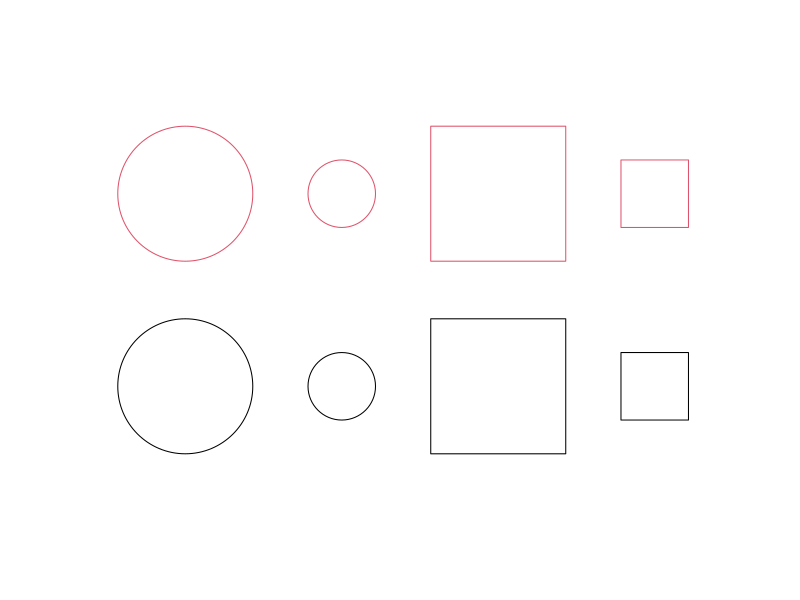
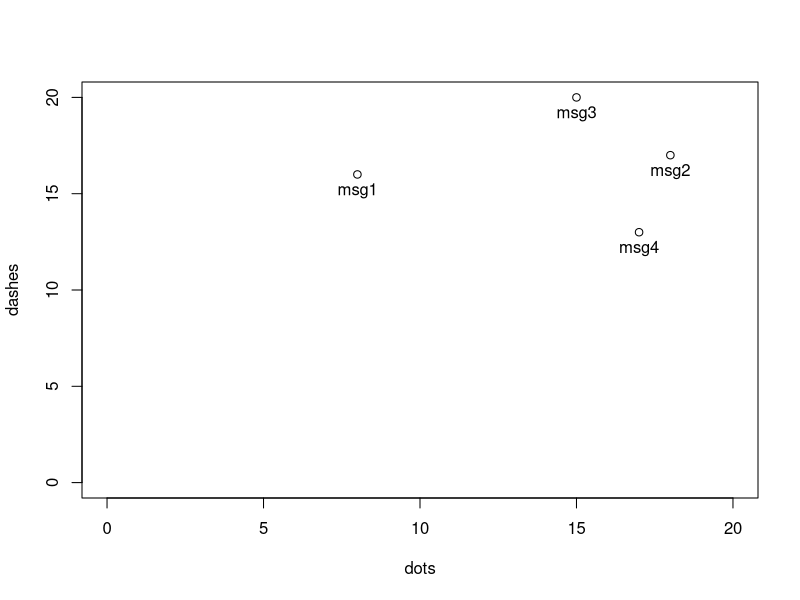
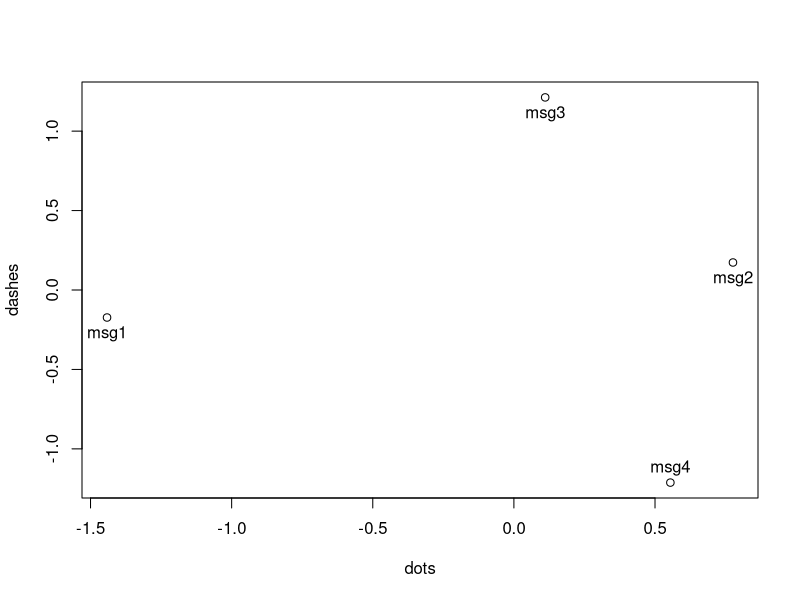
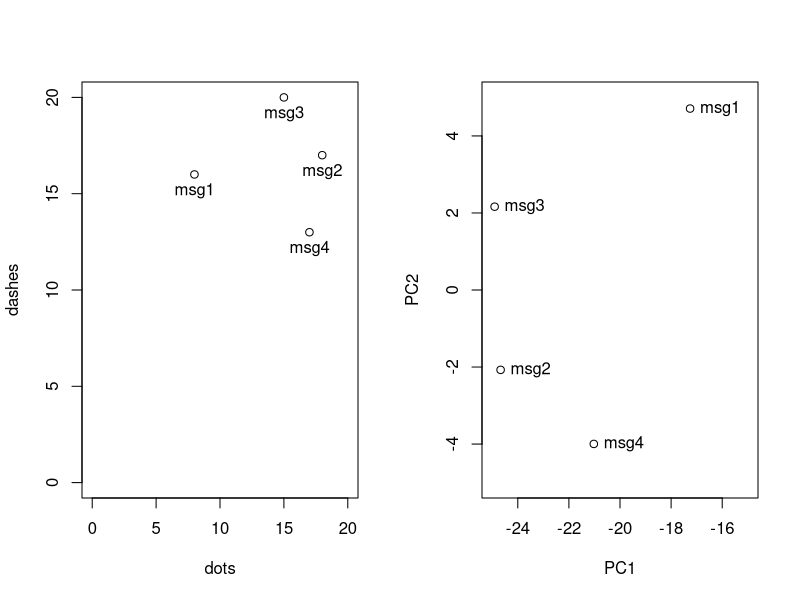

Reproduce these figures in R, in order.
## ---- chunk 1
knitr::opts_chunk$set(echo = TRUE)
## ---- chunk 2
plot(
  c(1, 2, 3, 4, 1, 2, 3, 4),
  c(0, 0, 0, 0, 1, 1, 1, 1),
  type = 'p',
  col = c(1, 1, 1, 1, 2, 2, 2, 2),
  pch = c(1, 1, 0, 0, 1, 1, 0, 0),
  cex = c(2, 1, 2, 1, 2, 1, 2, 1) * 9,
  xlim = c(0.5, 4.5),
  ylim = c(-0.5, 1.5),
  xaxt = 'n', yaxt = 'n', xlab = '', ylab = '', bty = 'n'
)
## ---- chunk 3
m = matrix(c(4.35, 4.89, 3.81, 2.22, 1.86, 2.32, 1.24, 1.5, 1.29, 2.87, 2.92, 2.8, 1.27, 1.6, 1.25, 1.88, 2, 2.03, 1.7, 1.3, 1.4), nrow = 3, ncol = 7)
colnames(m) = c('the', 'to', 'and', 'a', 'of', 'he', 'was')
rownames(m) = c('text1', 'text2', 'text3')
m
## ---- chunk 4
m = matrix(c(c(8, 18, 15, 17), c(16, 17, 20, 13)), nrow = 4, ncol = 2, dimnames = list(c('msg1', 'msg2', 'msg3', 'msg4'), c('dots', 'dashes')))
m
plot(m, type = 'p', xlim = c(0, 20), ylim = c(0, 20))
text(m, labels = rownames(m), pos = 1)
## ---- chunk 5
        mm = m
        mm[, 1] = (m[, 1] - mean(m[, 1])) / sd(m[, 1])
        mm[, 2] = (m[, 2] - mean(m[, 2])) / sd(m[, 2])
        plot(mm, type = 'p')
        text(mm, labels = rownames(mm), pos = c(1,1,1,3))
## ---- chunk 6
base = cbind(expand.grid(m[, 1], m[, 1]), expand.grid(m[, 2], m[, 2]), expand.grid(rownames(m), rownames(m)))[c(2:4, 7:8, 12), ]
rownames(base) = paste(base[, 5], base[, 6], sep = '-')
base = base[, -(5:6)]
colnames(base) = c('dotsA', 'dotsB', 'dashesA', 'dashesB')
dts = sd(m[, 'dots'])
dhs = sd(m[, 'dashes'])

r = rbind(
  sqrt((base[, 1] - base[, 2])^2 + (base[, 3] - base[, 4])^2),
  abs(base[, 1] - base[, 2]) + abs(base[, 3] - base[, 4]),
  0.5 * (abs((base[, 1] - base[, 2]) / dts) + abs((base[, 3] - base[, 4]) / dhs))
)
colnames(r) = rownames(base)
rownames(r) = c('Euclidian', 'Manhattan', 'Cl. Delta')
round(r, 3)
## ---- chunk 7
round(r / matrix(c(min(r[1, ]), min(r[2, ]), min(r[3, ])), nrow = 3, ncol = 6), 3)
## ---- chunk 8
par(mfrow = c(1, 2))
# base data
plot(m, type = 'p', xlim = c(0, 20), ylim = c(0, 20))
text(m, labels = rownames(m), pos = 1)

# pca
pca = prcomp(m, scale = FALSE, center = FALSE)
mpca = cbind(
  PC1 = m[, 'dots'] * pca$rotation['dots', 'PC1'] + m[, 'dashes'] * pca$rotation['dashes', 'PC1'],
  PC2 = m[, 'dots'] * pca$rotation['dots', 'PC2'] + m[, 'dashes'] * pca$rotation['dashes', 'PC2']
)
plot(mpca, type = 'p', xlim = c(-25, -15), ylim = c(-5, 5))
text(mpca, labels = rownames(mpca), pos = 4)

par(mfrow = c(1, 1))

summary(pca)
